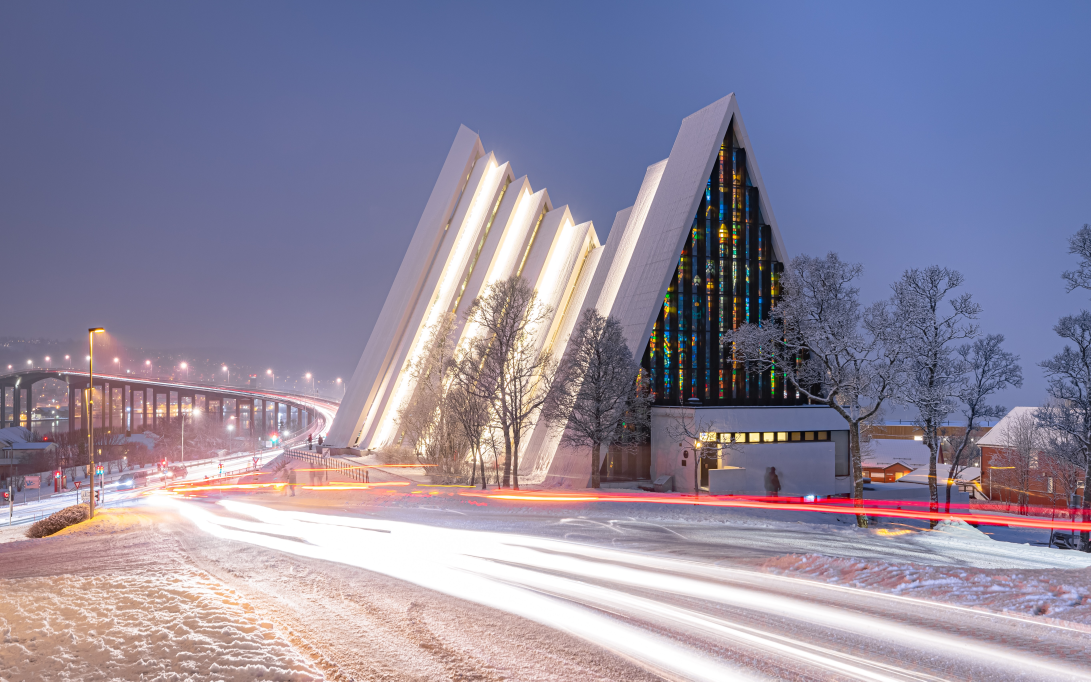
#> input picture machine learning/basic/alex-tai-FKf4ixzVz_8-unsplash.jpg, 5453 x 3408 px (shown at 1/5 size)
$ jupyter execute 'subspace clustering.ipynb'
#> lines starting #> are read from the running program, lines starting #| are printed output that depends on the picture; long printed decimals are rounded
# Subspace Clustering

image come from [https://www.pexels.com/photo/animal-biology-bloom-blossom-460067/](https://www.pexels.com/photo/animal-biology-bloom-blossom-460067/)

image (alex-tai-FKf4ixzVz_8-unsplash.jpg) Photo by Alex Tai on Unsplash came from [https://unsplash.com/photos/FKf4ixzVz_8](https://unsplash.com/photos/FKf4ixzVz_8)

>References: Robust Recovery of Subspace Structures by Low-Rank Representation. arXiv:1010.2955v6

[cell 1]
import numpy as np
import matplotlib.pyplot as plt
import PIL
import itertools

[cell 2]
# Img = PIL.Image.open("./animal-biology-bloom-blossom-460067.jpg")
Img = PIL.Image.open("./alex-tai-FKf4ixzVz_8-unsplash.jpg")
#> Img is the input picture: PIL image 5453x3408 RGB; mean R, G, B 142.1, 136.4, 158.8

Img = Img.resize((Img.size[0] // 16, Img.size[1] // 16))
#> Img: PIL image 340x213 RGB
minw = np.min(Img.size)
#> minw = 213
maxw = np.max(Img.size)
#> maxw = 340
Img = Img.crop(((maxw-minw)//2, (maxw-minw)//2, minw, minw))
#> Img: PIL image 150x150 RGB
Img = Img.convert("L")
#> Img: PIL image 150x150 L

Img = np.asarray(Img)
plt.imshow(Img, cmap=plt.cm.gray)
plt.axis('off')
plt.show()

## Approach

$$
\min \| Z \|_* + \lambda \| E \|, \\ \text{s.t. } X = A Z + E
$$

[cell 3]
X = Img / 255.0
U, S, V = np.linalg.svd(X)
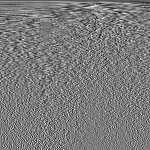
#> V: shape (150, 150) float64; min -0.318, max 0.336, mean -0.00062; drawn with min black and max white
#> S = 150 values, max 104 at index 0, min 0.000129 at index 149, mean 1.5

tV = V[0:16].T

plt.imshow(tV @ tV.T, cmap=plt.cm.gray)
plt.axis("off")
plt.show()

A = U * S
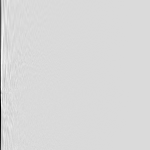
#> A: shape (150, 150) float64; min -11.31, max 1.91, mean -0.0549; drawn with min black and max white
A.shape
#> Out = (150, 150)

## SVD thresholding

[cell 4]
es = 0
sumS = np.sum(S)
#> sumS = 224.9
for i, s in enumerate(S):
    es += s
    if es / sumS > 0.9:
        print("error less than 0.1 at", i)
        break
#> this loop made 45 passes
#> (s, es) on passes 1 to 12: (104, 104), (13.98, 118), (9.83, 127.8), (5.93, 133.8), (5.02, 138.8), (4.79, 143.6), (4.69, 148.3), (3.72, 152), (3.34, 155.3), (3.15, 158.5), (2.85, 161.3), (2.55, 163.9)
#| error less than 0.1 at 44
#> after the loop, es = 202.7

plt.plot(S / sumS)
plt.show()
#> figure, not shown here; curve peaks at x = 0, y = 0.463

shrinkage operator

[cell 5]
def shrinkage(tS, esp):
    less = tS < -esp
    above = tS > esp
    equ = ~(less + above)

    tS[less] += esp
    tS[above] -= esp
    tS[equ] = 0
    return tS

## Optimize

[cell 6]
imgW, imgH = Img.shape
#> imgW = 150; imgH = 150

Z, J, E, Y1, Y2 = np.zeros((5, imgW, imgH), dtype=np.float32)
mu = 1e-6
muMax = 1e+6
rho = 1.1
esplion = 1e-8
lam = 1e-2

[cell 7]
A = X
I = np.eye(A.shape[1])

# %debug
for epho in itertools.count(0,1):
    # J
    tU, tS, tV = np.linalg.svd(Z + Y2/mu, full_matrices=False)
    shrinkage(tS, 1/mu)
    J = np.matmul(tU * tS, tV)

    # Z
    tiA = np.linalg.inv(I + A.T @ A)
    Z = tiA @ (A.T @ (X - E) + J + (A.T @ Y1 - Y2)/mu)
    # E
    E = X - np.matmul(A, Z) + Y1/mu
    shrinkage(E, lam/mu)
    # Y1 and Y2
    tY1 = X - A @ Z - E
    tY2 = Z - J
    Y1 += mu * tY1
    Y2 += mu * tY2

    # update mu
    mu = min(rho*mu, muMax)

    check0 = np.max(np.sum(np.abs(tY1), 1))
    check1 = np.max(np.sum(np.abs(tY2), 1))
    if epho % 20 == 0:
        print("epho", epho,  check0, check1)

    # check
    if check0 < esplion and check1 < esplion:
        break
#> this loop made 327 passes
#| epho 0 3.844 3.423
#| epho 20 3.844 3.423
#| epho 40 3.844 3.423
#| epho 60 3.844 3.423
#| epho 80 3.844 3.423
#| epho 100 3.579 3.346
#| epho 120 0.7006 2.362
#| epho 140 0.04902 0.1206
#> (further printed lines are left out)
#> pass 1, `E = X - np.matmul(A, Z) + Y1/mu`:
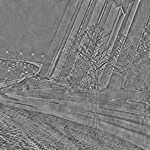
#> E: shape (150, 150) float64; min -0.139, max 0.145, mean 5.41e-05; drawn with min black and max white
#> after the loop:
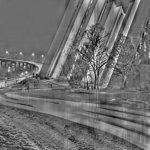
#> E: shape (150, 150) float64; min -0.302, max 0.402, mean 0.00468; drawn with min black and max white
#> after the loop:
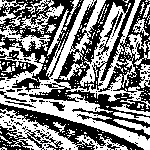
#> Y1: shape (150, 150) float32; min -0.01, max 0.01, mean -9.9e-06; drawn with min black and max white
#> after the loop:
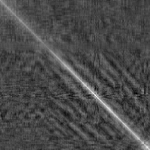
#> Y2: shape (150, 150) float32; min -0.0735, max 0.2, mean 0.00657; drawn with min black and max white

[cell 8]
plt.figure(figsize=(16,4))
plt.subplot(1,2,1)
plt.imshow(A @ Z)
plt.subplot(1,2,2)
plt.imshow(E)
plt.show()

## Subspace Segmentation

[cell 9]
zU, zS, zV = np.linalg.svd(Z)
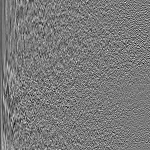
#> zU: shape (150, 150) float64; min -0.379, max 0.408, mean -0.000739; drawn with min black and max white
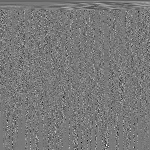
#> zV: shape (150, 150) float64; min -0.546, max 0.601, mean -0.000702; drawn with min black and max white
#> zS = 150 values, max 1.03 at index 0, min 8.23e-16 at index 149, mean 0.0388

[cell 10]
W = zU * np.sqrt(zS)
W = np.matmul(W, W.T)
W = np.square(W)

plt.imshow(W)
plt.show()

## Estimating the Subspace Number K

[cell 11]
_D = np.sum(W, 1)
_Dsqrt = 1/np.sqrt(_D)
_Dmat = np.diag(_Dsqrt)
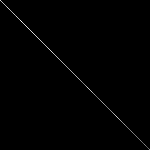
#> _Dmat: shape (150, 150) float64; min 0, max 9.2, mean 0.041; drawn with min black and max white

LaplicanM = np.eye(_Dmat.shape[0]) - _Dmat @ W @ _Dmat
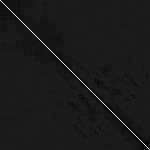
#> LaplicanM: shape (150, 150) float64; min -0.112, max 0.986, mean 0.000112; drawn with min black and max white

eigL = np.linalg.eigvals(LaplicanM)
#> eigL = 150 values, max 1 at index 100, min 1.11e-16 at index 0, mean 0.949

[cell 12]
tau = 3e-1
feig = np.ones_like(eigL)
#> feig = 150 values from 1 to 1
eigbelow = eigL < tau

feig[eigbelow] = np.log2(1 + np.square(eigL[eigbelow])/(tau*tau))

numK = len(eigL) - np.floor(np.sum(feig))
#> numK = 2
print(numK)
#| 2.0

$ run again, with machine learning/basic/animal-biology-bloom-blossom-460067.jpg copied over machine learning/basic/alex-tai-FKf4ixzVz_8-unsplash.jpg
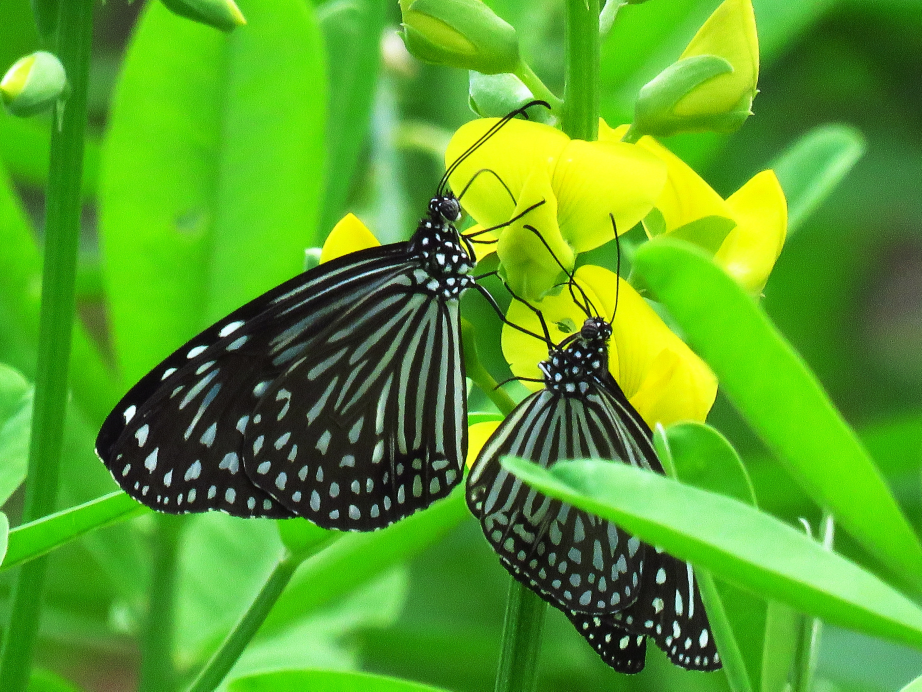
#> input picture machine learning/basic/animal-biology-bloom-blossom-460067.jpg, 4608 x 3456 px (shown at 1/5 size)
#> Img is the input picture: PIL image 4608x3456 RGB; mean R, G, B 88.6, 159.5, 38.8
#> S = 180 values, max 87.42 at index 0, min 0.00225 at index 179, mean 1.84
#> sumS = 330.7
#> the loop `for i, s in enumerate(S):` made 66 passes
#> (s, es) on passes 1 to 8: (87.42, 87.42), (22.98, 110.4), (11.52, 121.9), (10.42, 132.3), (7.92, 140.3), (7.43, 147.7), (6.62, 154.3), (6.04, 160.3)
#> (printed output is left out)
#> after the loop `for i, s in enumerate(S):`: es = 297.9
#> the loop `for epho in itertools.count(0,1):` made 375 passes
#| epho 0 3.953 4.122
#| epho 20 3.953 4.122
#| epho 40 3.953 4.122
#| epho 60 3.953 4.122
#| epho 80 3.953 4.122
#> (further printed lines are left out)
#> `zU, zS, zV = np.linalg.svd(Z)`:
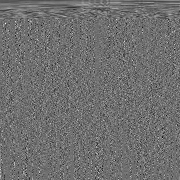
#> zV: shape (180, 180) float64; min -0.416, max 0.535, mean -0.000155; drawn with min black and max white
#> zS = 180 values, max 1.16 at index 0, min 9.42e-15 at index 179, mean 0.054
#> `_Dmat = np.diag(_Dsqrt)`:
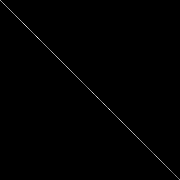
#> _Dmat: shape (180, 180) float64; min 0, max 8.28, mean 0.028; drawn with min black and max white
#> eigL = 180 values, max 1 at index 175, min -1.67e-16 at index 0, mean 0.931
#> numK = 2
#| 2.0
